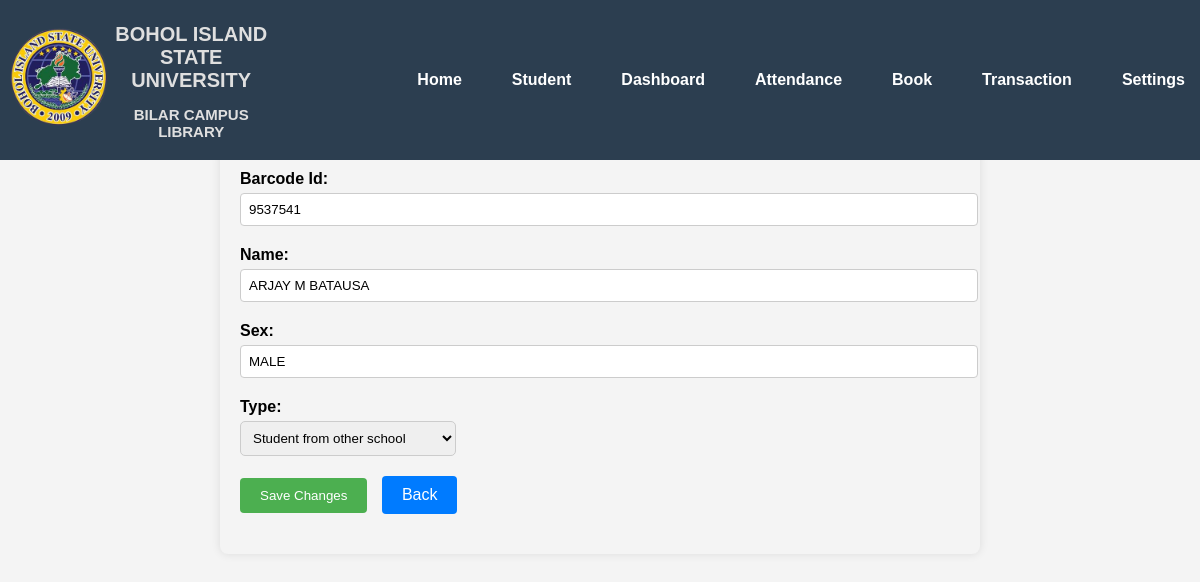
Page /load_faculty_visitor.php?faculty_id=1 on the committed database.
### tables this page shows
CREATE TABLE IF NOT EXISTS `faculty_visitor` (
  `faculty_id` int(11) NOT NULL AUTO_INCREMENT,
  `faculty_no` varchar(20) NOT NULL,
  `name` varchar(20) NOT NULL,
  `sex` varchar(10) NOT NULL,
  `type` varchar(50) NOT NULL,
  `date_added` date NOT NULL,
  PRIMARY KEY (`faculty_id`)
);

### load_faculty_visitor.php (the view, shortened to what this page needs)
<!DOCTYPE html>
<html lang="en">
<head>
    <?php include 'top_bar.php'; ?>
    <link rel="stylesheet" href="css/edit_admins.css">
</head>
<body>
    <?php
    require_once 'connect.php';
    if(isset($_REQUEST['faculty_id'])) {
        $faculty_id = $_REQUEST['faculty_id'];
        $qupdate_faculty = $conn->query("SELECT * FROM `faculty_visitor` WHERE `faculty_id` = '$faculty_id'") or die(mysqli_error($conn));
        if($qupdate_faculty && $qupdate_faculty->num_rows > 0) {
            $fupdate_faculty = $qupdate_faculty->fetch_array();
        } else {
            echo "Faculty data not found for the provided ID.";
            exit;
        }
    } else {
        echo "Faculty ID not provided.";
        exit;
    }
    ?>
    <div class="container">
        <form method="POST" action="update_faculty_visitor.php?faculty_id=<?php echo $fupdate_faculty['faculty_id']?>" enctype="multipart/form-data">
            <div class="form-group">
                <label for="faculty_no">Barcode Id:</label>
                <input type="text" value="<?php echo $fupdate_faculty['faculty_no']?>" required="required" name="faculty_no" id="faculty_no">
            </div>
            <div class="form-group">
                <label for="name">Name:</label>
                <input type="text" value="<?php echo $fupdate_faculty['name']?>" name="name" required="required" id="name">
            </div>
            <div class="form-group">
                <label for="sex">Sex:</label>
                <input type="text" value="<?php echo $fupdate_faculty['sex']?>" required="required" name="sex" id="sex">
            </div>
            <div class="form-group">
    <label for="type" style="display: block; margin-bottom: 5px;">Type:</label>
    <select name="type" id="type" required style="padding: 8px; border-radius: 5px; border: 1px solid #ccc; width: 30%; transition: border-color 0.3s;">
        <option value="student from other school" <?php if ($fupdate_faculty['type'] == 'student from other school') echo 'selected'; ?>>Student from other school</option>
    </select>
</div>
            <div class="form-group">
                <input type="submit" class="btn btn-warning" name="edit_faculty_visitor" value="Save Changes">
                <a href="faculty_visitor.php" class="btn btn-back">Back</a>
            </div>
        </form>
    </div>
</body>
</html>

### css/main.css (style rules this page uses)
body { margin: 0; font-family: Arial, sans-serif; }
a { text-decoration: none; color: #fff; padding: 15px; transition: background-color 0.3s ease, color 0.3s ease; border-radius: 5px; }

### css/edit_admins.css (style rules this page uses)
body { font-family: Arial, sans-serif; background-color: #f4f4f4; margin: 0; padding: 0; }
.container { width: 60%; margin: 50px auto; margin-top: 150px; background-color: #f4f4f4; padding: 20px; border-radius: 8px; box-shadow: 0 0 10px rgba(0, 0, 0, 0.1); animation: fadeIn 0.5s ease-in-out; }
.form-group { margin-bottom: 20px; }
label { display: block; margin-bottom: 5px; font-weight: bold; }
input[type="text"], input[type="password"] { width: 100%; padding: 8px; border-radius: 4px; border: 1px solid #ccc; }
input[type="submit"] { padding: 10px 20px; background-color: #4caf50; color: #fff; border: none; border-radius: 4px; cursor: pointer; text-decoration: none; display: inline-block; margin-right: 10px; }
.btn-back { padding: 10px 20px; background-color: #007bff; color: #fff; border: none; border-radius: 4px; cursor: pointer; text-decoration: none; display: inline-block; margin-right: 10px; }

### rows in the picture
faculty_visitor: faculty_no "9537541", name "ARJAY M BATAUSA", sex "MALE", type "Student from other school"
